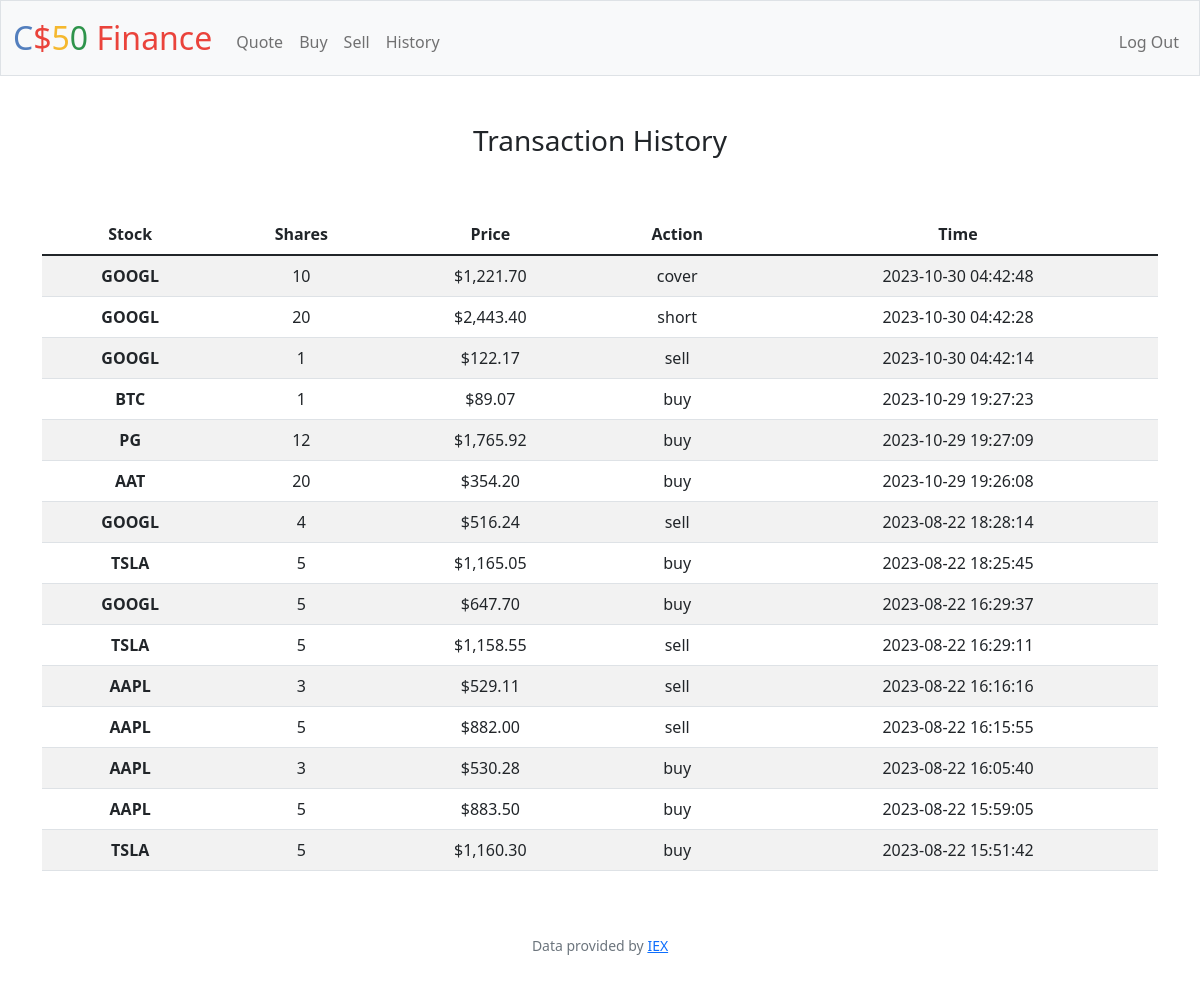
Screenshot of /history (signed in) with the database file from the repository.
### tables this page shows
CREATE TABLE 'transactions' ('id' INTEGER PRIMARY KEY AUTOINCREMENT NOT NULL, 'user_id' INTEGER, 'stock' TEXT, 'shares' INTEGER, 'time' DATETIME DEFAULT CURRENT_TIMESTAMP, 'action' TEXT, 'price' REAL);

### app.py (the view)
@app.route("/history")
@login_required
def history():
    values = db.execute("SELECT stock, shares, time, action, price FROM transactions WHERE user_id = ? ORDER BY id DESC", session["user_id"])
    return render_template("history.html", values=values)

### app.py (called while the page is built)
@app.after_request
def after_request(response):
    response.headers["Cache-Control"] = "no-cache, no-store, must-revalidate"
    response.headers["Expires"] = 0
    response.headers["Pragma"] = "no-cache"
    return response

### helpers.py (called while the page is built)
def login_required(f):
    @wraps(f)
    def decorated_function(*args, **kwargs):
        if session.get("user_id") is None:
            return redirect("/login")
        return f(*args, **kwargs)
    return decorated_function

def usd(value):
    return f"${value:,.2f}"

### templates/history.html (shortened to what this page needs)
{% extends "layout.html" %}
{% block main %}
    <div class="mb-4">
        <h3>Transaction History</h3>
        <br>
    </div>
    <div class="container mx-6">
    <table class="table table-striped">
        <thead>
          <tr>
            <th scope="col">Stock</th>
            <th scope="col">Shares</th>
            <th scope="col">Price</th>
            <th scope="col">Action</th>
            <th scope="col">Time</th>
          </tr>
        </thead>
        <tbody>
            {% for dict in values %}
            <tr>
                <th scope="row">{{ dict['stock']|e }}</th>
                <td>{{ dict['shares']|e }}</td>
                <td>{{ (dict['price']*dict['shares'])|usd }}</td>
                <td>{{ dict['action']|e }}</td>
                <td>{{ dict['time']|e }}</td>
            </tr>
            {% endfor %}
        </tbody>
      </table>
    </div>
{% endblock %}

### templates/layout.html (shortened to what this page needs)
<!DOCTYPE html>
<html lang="en">
    <head>
        <link href="https://cdn.jsdelivr.net/npm/bootstrap@5.1.3/dist/css/bootstrap.min.css" rel="stylesheet">
        <link href="/static/styles.css" rel="stylesheet">
    </head>
    <body>
        <nav class="bg-light border navbar navbar-expand-md navbar-light">
            <div class="container-fluid">
                <a class="navbar-brand" href="/"><span class="blue">C</span><span class="red">$</span><span class="yellow">5</span><span class="green">0</span> <span class="red">Finance</span></a>
                <div class="collapse navbar-collapse" id="navbar">
                    {% if session["user_id"] %}
                        <ul class="navbar-nav me-auto mt-2">
                            <li class="nav-item"><a class="nav-link" href="/quote">Quote</a></li>
                            <li class="nav-item"><a class="nav-link" href="/buy">Buy</a></li>
                            <li class="nav-item"><a class="nav-link" href="/sell">Sell</a></li>
                            <li class="nav-item"><a class="nav-link" href="/history">History</a></li>
                        </ul>
                        <ul class="navbar-nav ms-auto mt-2">
                            <li class="nav-item"><a class="nav-link" href="/logout">Log Out</a></li>
                        </ul>
                    {% else %}
                        <ul class="navbar-nav ms-auto mt-2">
                            <li class="nav-item"><a class="nav-link" href="/register">Register</a></li>
                            <li class="nav-item"><a class="nav-link" href="/login">Log In</a></li>
                        </ul>
                    {% endif %}
                </div>
            </div>
        </nav>
        <main class="container-fluid py-5 text-center">
            {% block main %}{% endblock %}
        </main>
        <footer class="mb-5 small text-center text-muted">
            Data provided by <a href="https://iexcloud.io/">IEX</a>
        </footer>
    </body>
</html>

### static/styles.css (style rules this page uses)
nav .navbar-brand { font-size: xx-large; }
nav .navbar-brand .blue { color: #537fbe; }
nav .navbar-brand .red { color: #ea433b; }
nav .navbar-brand .yellow { color: #f5b82e; }
nav .navbar-brand .green { color: #2e944b; }

### rows the page displays
transactions: stock "GOOGL", shares "10", (dict['price']*dict['shares'])|usd "$1,221.70", action "cover", time "2023-10-30 04:42:48"
transactions: stock "GOOGL", shares "20", (dict['price']*dict['shares'])|usd "$2,443.40", action "short", time "2023-10-30 04:42:28"
transactions: stock "GOOGL", shares "1", (dict['price']*dict['shares'])|usd "$122.17", action "sell", time "2023-10-30 04:42:14"
transactions: stock "BTC", shares "1", (dict['price']*dict['shares'])|usd "$89.07", action "buy", time "2023-10-29 19:27:23"
transactions: stock "PG", shares "12", (dict['price']*dict['shares'])|usd "$1,765.92", action "buy", time "2023-10-29 19:27:09"
transactions: stock "AAT", shares "20", (dict['price']*dict['shares'])|usd "$354.20", action "buy", time "2023-10-29 19:26:08"
transactions: stock "GOOGL", shares "4", (dict['price']*dict['shares'])|usd "$516.24", action "sell", time "2023-08-22 18:28:14"
transactions: stock "TSLA", shares "5", (dict['price']*dict['shares'])|usd "$1,165.05", action "buy", time "2023-08-22 18:25:45"
transactions: stock "GOOGL", shares "5", (dict['price']*dict['shares'])|usd "$647.70", action "buy", time "2023-08-22 16:29:37"
transactions: stock "TSLA", shares "5", (dict['price']*dict['shares'])|usd "$1,158.55", action "sell", time "2023-08-22 16:29:11"
transactions: stock "AAPL", shares "3", (dict['price']*dict['shares'])|usd "$529.11", action "sell", time "2023-08-22 16:16:16"
transactions: stock "AAPL", shares "5", (dict['price']*dict['shares'])|usd "$882.00", action "sell", time "2023-08-22 16:15:55"
transactions: stock "AAPL", shares "3", (dict['price']*dict['shares'])|usd "$530.28", action "buy", time "2023-08-22 16:05:40"
transactions: stock "AAPL", shares "5", (dict['price']*dict['shares'])|usd "$883.50", action "buy", time "2023-08-22 15:59:05"
transactions: stock "TSLA", shares "5", (dict['price']*dict['shares'])|usd "$1,160.30", action "buy", time "2023-08-22 15:51:42"
